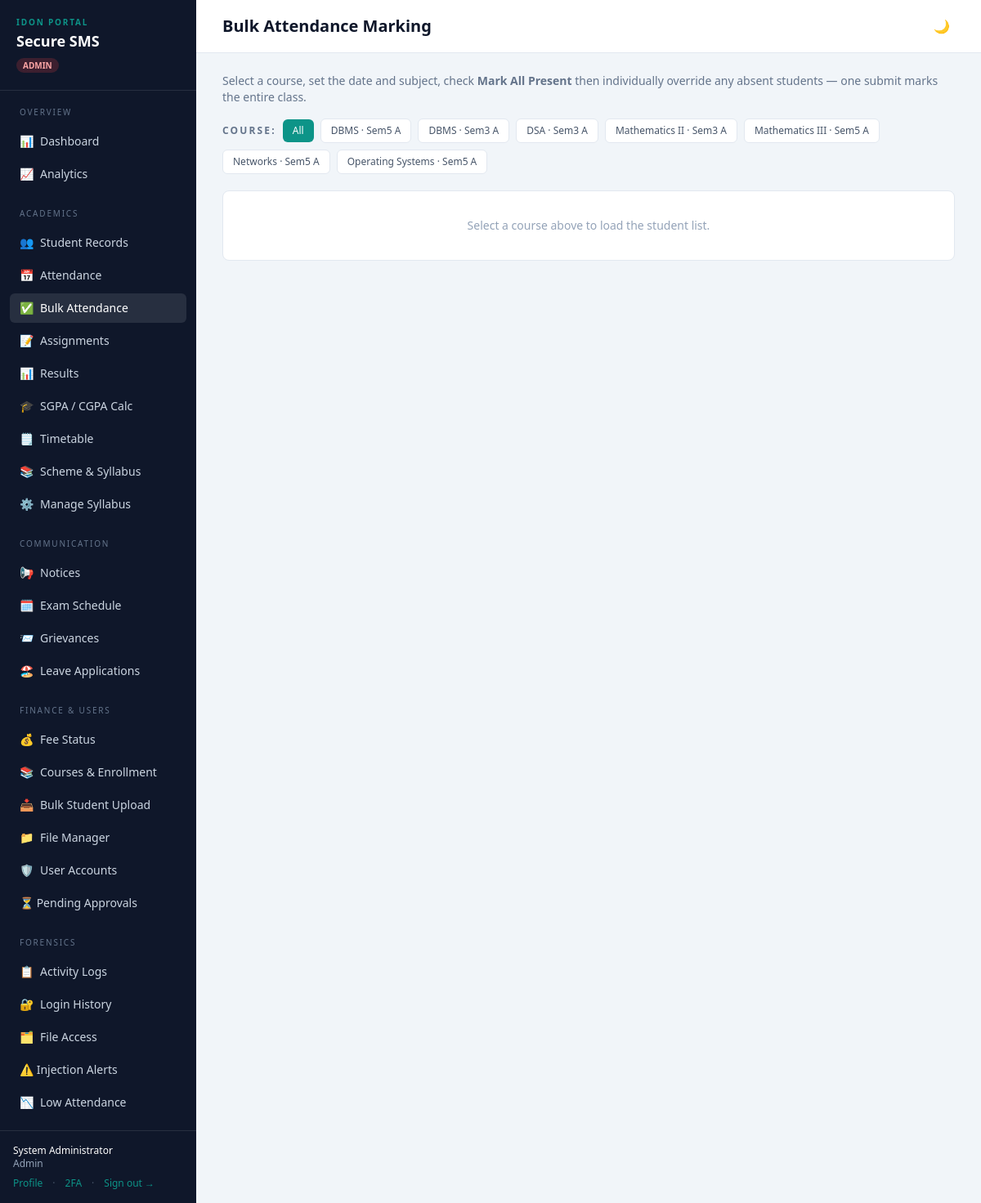
The page /attendance/bulk-mark (signed in) on the database its author committed.
### tables this page shows
CREATE TABLE courses (
    id             INTEGER PRIMARY KEY AUTOINCREMENT,
    name           TEXT NOT NULL,
    code           TEXT NOT NULL UNIQUE,
    subject        TEXT NOT NULL,
    semester       INTEGER NOT NULL,
    department     TEXT NOT NULL,
    section        TEXT NOT NULL DEFAULT 'A',
    academic_year  TEXT NOT NULL DEFAULT '2024-25',
    credits        INTEGER NOT NULL DEFAULT 4,
    created_by     INTEGER REFERENCES users(id),
    created_at     DATETIME DEFAULT CURRENT_TIMESTAMP
);

### app.py (the view, shortened to what this page needs)
@app.route("/attendance/bulk-mark", methods=["GET", "POST"])
@role_required("admin", "faculty")
def attendance_bulk_mark():
    u = current_user()
    my_courses = []
    students = []
    course_filter = request.args.get("course_id") or request.form.get("course_id") or None
    if u["role"] == "faculty":
        my_courses = query_all(
            "SELECT c.id, c.name, c.code, c.subject, c.semester, c.department, c.section "
            "FROM courses c JOIN course_faculty cf ON cf.course_id=c.id "
            "WHERE cf.faculty_id=? ORDER BY c.name",
            (u["id"],)
        )
    else:
        my_courses = query_all(
            "SELECT id, name, code, subject, semester, department, section FROM courses ORDER BY name"
        )
    today = __import__("datetime").date.today().isoformat()
    return render_template("attendance_bulk.html",
                           my_courses=my_courses, students=students,
                           course_filter=course_filter, today=today)

### app.py (called while the page is built)
@app.context_processor
def inject_user():
    u = current_user()
    pending_count = 0
    if u and u.get("role") == "admin":
        row = query_one("SELECT COUNT(*) c FROM users WHERE status='pending'")
        pending_count = row["c"] if row else 0
    return {"user": u, "config": Config, "pending_count": pending_count}

### auth.py (called while the page is built)
def current_user():
    if "user_id" in session:
        return {
            "id": session["user_id"],
            "username": session.get("username"),
            "role": session.get("role"),
            "full_name": session.get("full_name"),
        }
    return None

def _check_session_timeout():
    last = session.get("_last_active")
    now = int(time())
    if last and (now - last) > Config.SESSION_TIMEOUT_SECONDS:
        session.clear()
        return True
    session["_last_active"] = now
    return False

def role_required(*roles):
    def decorator(view):
        @wraps(view)
        def wrapped(*args, **kwargs):
            if "user_id" not in session:
                flash("Please sign in to continue.", "error")
                return redirect(url_for("login"))
            if _check_session_timeout():
                flash("Your session expired due to inactivity. Please sign in again.", "error")
                return redirect(url_for("login"))
            if session.get("role") not in roles:
                flash("You do not have permission to access that page.", "error")
                role = session.get("role")
                if role == "student":
                    return redirect(url_for("attendance"))
                abort(403)
            return view(*args, **kwargs)
        return wrapped
    return decorator

### database.py (called while the page is built)
def get_connection():
    conn = sqlite3.connect(Config.DB_PATH)
    conn.row_factory = sqlite3.Row
    conn.execute("PRAGMA foreign_keys = ON")
    return conn

def query_all(sql, params=()):
    conn = get_connection()
    rows = conn.execute(sql, params).fetchall()
    conn.close()
    return rows

def query_one(sql, params=()):
    conn = get_connection()
    row = conn.execute(sql, params).fetchone()
    conn.close()
    return row

### templates/attendance_bulk.html (shortened to what this page needs)
{% extends "base.html" %}
{% block heading %}Bulk Attendance Marking{% endblock %}
{% block content %}
<div class="mb-4">
  <p class="text-sm text-slate-500">
    Select a course, set the date and subject, check <strong>Mark All Present</strong> then individually
    override any absent students — one submit marks the entire class.
  </p>
</div>
{% if my_courses %}
<div class="mb-5 flex flex-wrap gap-2 items-center">
  <span class="text-xs font-semibold text-slate-500 eyebrow uppercase">Course:</span>
  <a href="{{ url_for('attendance_bulk_mark') }}"
     class="px-3 py-1.5 rounded-md text-xs font-medium transition
            {{ 'bg-signal text-white' if not course_filter else 'bg-slate-100 text-slate-600 hover:bg-slate-200' }}">
    All
  </a>
  {% for c in my_courses %}
  <a href="{{ url_for('attendance_bulk_mark', course_id=c.id) }}"
     class="px-3 py-1.5 rounded-md text-xs font-medium transition
            {{ 'bg-signal text-white' if course_filter == c.id else 'bg-white border border-slate-200 text-slate-600 hover:border-signal' }}">
    {{ c.name }} · Sem{{ c.semester }} {{ c.section }}
  </a>
  {% endfor %}
</div>
{% endif %}
{% if course_filter and students %}
<form method="post" action="{{ url_for('attendance_bulk_mark', course_id=course_filter) }}"
      id="bulk-form">
  <input type="hidden" name="csrf_token" value="{{ csrf_token() }}">
  <input type="hidden" name="course_id" value="{{ course_filter }}">
  <div class="bg-white rounded-lg border border-slate-200 p-5">
    <div class="grid sm:grid-cols-3 gap-4 mb-5 pb-5 border-b border-slate-100">
      <div>
        <label class="block text-xs font-medium text-slate-500 mb-1">Subject</label>
        <input name="subject" required placeholder="e.g. Mathematics"
               class="w-full rounded-md border border-slate-300 px-3 py-2 text-sm
                      focus:border-signal focus:ring-1 focus:ring-signal outline-none">
      </div>
      <div>
        <label class="block text-xs font-medium text-slate-500 mb-1">Date</label>
        <input name="date" type="date" required value="{{ today }}"
               class="w-full rounded-md border border-slate-300 px-3 py-2 text-sm
                      focus:border-signal focus:ring-1 focus:ring-signal outline-none">
      </div>
      <div class="flex items-end">
        <label class="flex items-center gap-2 cursor-pointer select-none">
          <input type="checkbox" name="mark_all_present" id="mark-all-cb"
                 class="w-4 h-4 accent-teal-600" onchange="toggleMarkAll(this.checked)">
          <span class="text-sm font-semibold text-slate-700">✅ Mark All Present</span>
        </label>
      </div>
    </div>
    <div class="overflow-x-auto">
      <table class="w-full text-sm evidence">
        <thead>
          <tr class="border-b border-slate-200">
            <th class="text-left py-2 font-medium text-slate-500 text-xs">Roll No</th>
            <th class="text-left py-2 font-medium text-slate-500 text-xs">Name</th>
            <th class="text-center py-2 font-medium text-slate-500 text-xs w-28">Status</th>
            <th class="text-center py-2 font-medium text-slate-500 text-xs w-20" id="override-col" style="display:none">
              Mark Absent
            </th>
          </tr>
        </thead>
        <tbody class="divide-y divide-slate-100" id="student-rows">
          {% for s in students %}
          <tr data-sid="{{ s.id }}">
            <input type="hidden" name="student_ids" value="{{ s.id }}">
            <td class="py-2.5 font-mono text-xs text-slate-500">{{ s.roll_number }}</td>
            <td class="py-2.5 font-medium text-steel">{{ s.full_name }}</td>
            <td class="py-2.5 text-center individual-status-cell">
              <select name="status_{{ s.id }}"
                      class="rounded-md border border-slate-300 px-2 py-1 text-xs
                             focus:border-signal focus:ring-1 focus:ring-signal outline-none status-sel">
                <option value="present">✅ Present</option>
                <option value="absent">❌ Absent</option>
              </select>
            </td>
            <td class="py-2.5 text-center override-cell" style="display:none">
              <input type="checkbox" name="override_{{ s.id }}"
                     class="w-4 h-4 accent-red-500 override-cb"
                     onchange="highlightRow(this)">
            </td>
          </tr>
          {% endfor %}
        </tbody>
      </table>
    </div>
    <div class="mt-5 flex items-center justify-between">
      <span class="text-xs text-slate-400">{{ students|length }} students in this course</span>
      <button type="submit"
              class="bg-signal hover:bg-teal-700 text-white text-sm font-semibold px-6 py-2 rounded-md transition">
        Submit Attendance
      </button>
    </div>
  </div>
</form>
{% elif course_filter %}
<div class="bg-white rounded-lg border border-slate-200 p-8 text-center text-slate-400 text-sm">
  No students enrolled in this course yet.
</div>
{% else %}
<div class="bg-white rounded-lg border border-slate-200 p-8 text-center text-slate-400 text-sm">
  Select a course above to load the student list.
</div>
{% endif %}
{% endblock %}

### templates/base.html (style rules this page uses)
body { -webkit-font-smoothing: antialiased; }
.eyebrow { letter-spacing: .18em; }
:root,[data-theme="light"] { --bg-page: #f1f5f9; --bg-sidebar: #0f172a; --bg-card: #ffffff; --text-main: #1e293b; --text-muted: #64748b; --border-col: #e2e8f0; --header-bg: #ffffff; --table-row-alt: #f8fafc; }
body { background-color: var(--bg-page); color: var(--text-main); }

### rows shown on the page
courses: name "DBMS", semester "5", section "A"
courses: name "DBMS", semester "3", section "A"
courses: name "DSA", semester "3", section "A"
courses: name "Mathematics II", semester "3", section "A"
courses: name "Mathematics III", semester "5", section "A"
courses: name "Networks", semester "5", section "A"
courses: name "Operating Systems", semester "5", section "A"

### other values the page prints
{{ icon }} "📊 📈 👥 📅 ✅ 📝 📊 🎓 🗒️ 📚 ⚙️ 📢 🗓️ 📨 🏖️ 💰 📚 📥 📁 🛡️ 📋 🔐 🗂️ 📉"
{{ user.full_name }} "System Administrator"
{{ user.role }} "Admin"
